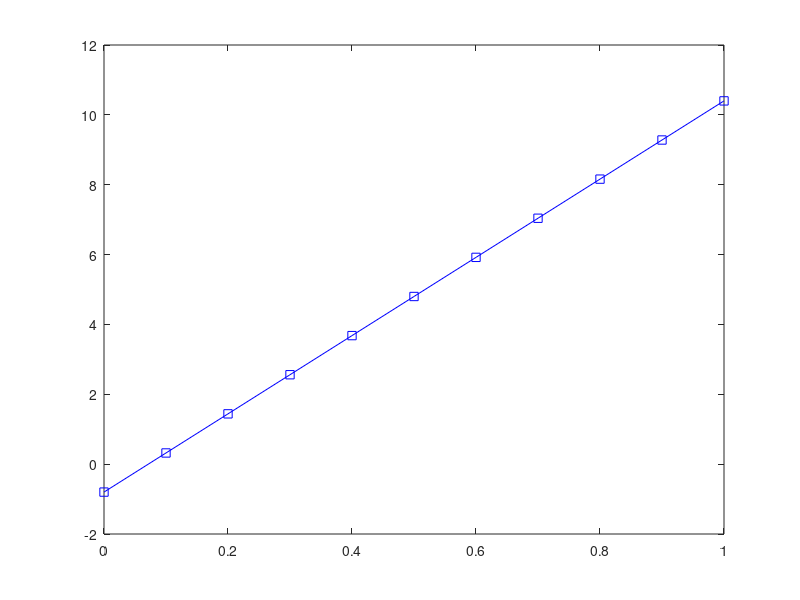

This chart was generated by the following MATLAB code:
clear all;close all;clc;
p=0:0.1:1;
Um1=[0 1.3 2 2.9 3.8 4.8 5.8 6.9 7.9 9.2 10.4]
Um2=[0 1.9 2.8 3.6 4.5 5.6 6.5 7.7 8.7 9.7 10.7]
Um3=[0 2.2 3.1 4.0 4.2 5.5 6.0 7.2 8.2 9.3 10.4]
Um4=[1 1.7 2.6 3.4 4.5 5.3 6.4 7.4 8.2 9.6 10.4]
Um5=[1.2 1.9 2.7 3.6 4.5 5.4 6.4 7.4 8.5 9.5 10.5]
Um6=[1.2 2.0 2.8 3.7 4.6 5.5 6.5 7.5 8.6 9.5 10.7]
plot(p,Um1,'-bs',p,Um2,'-rs',p,Um3,'-ys',p,Um4,'-ks',p,Um5,'-gs',p,Um6,'-ms');
Um=11.2*p-0.8;
plot(p,Um,'-bs');
